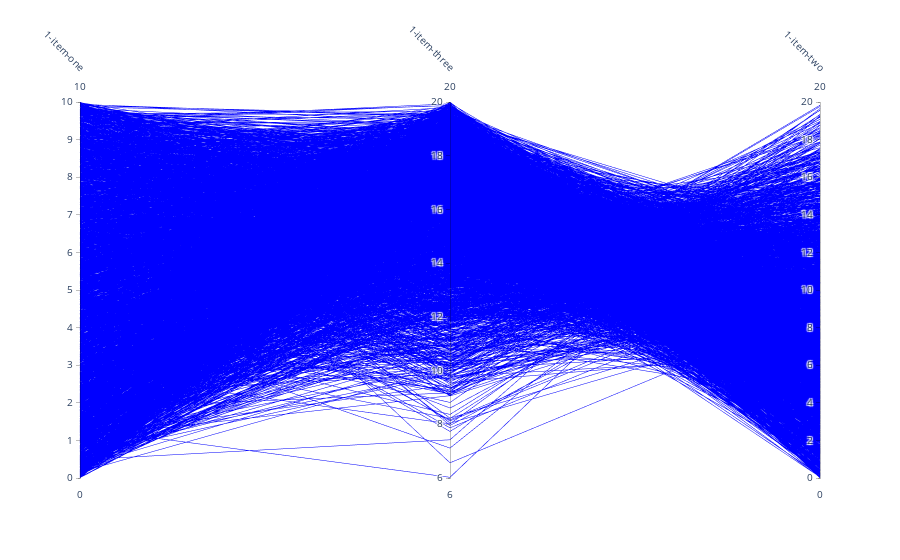

The cell this chart's notebook holds for it:
### Code cell
import plotly.graph_objects as go

fig = go.Figure(data=
    go.Parcoords(
        line_color='rgba(0,0,255,1)',
        labelangle=45,
        dimensions = [
            dict(range = [round(df[s].min()),round(df[s].max())],
                 label = s, 
                 values = df[s].values) for s in list(df.columns)]
    ),
)
fig.show()

### Figure 1 — Plotly figure (JSON) as saved in the notebook; plotly's stock layout.template omitted (floating-point values rounded to 4 significant figures; data arrays with more than 128 entries replaced by an {"elided": "..."} marker saying what was removed)
{"data": [{"dimensions": [{"label": "1-item-one", "range": [0, 10], "values": {"elided": "3636 float values"}}, {"label": "1-item-three", "range": [6, 20], "values": {"elided": "3636 float values"}}, {"label": "1-item-two", "range": [0, 20], "values": {"elided": "3636 float values"}}], "labelangle": 45, "line": {"color": "rgba(0,0,255,1)"}, "type": "parcoords"}], "layout": {"autosize": true}}
